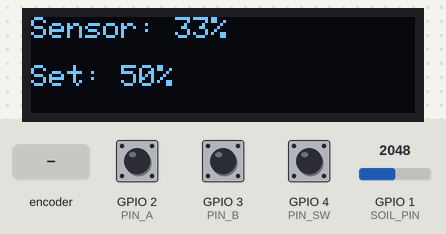
A sketch run on a simulated ESP32. On the bench: 128×32 one-colour display. The inputs (shaded band) are chosen by the test bench; at power-on: GPIO 4 (PIN_SW) HIGH, GPIO 1 (SOIL_PIN) = 2048, GPIO 2 (PIN_A) HIGH, GPIO 3 (PIN_B) HIGH (analog values on the 0–4095 scale). EEPROM starts erased.

Above: at 1.2 s.
1.3 s: GPIO 4 (PIN_SW) pulled LOW for 0.15 s
At 1.77 s:
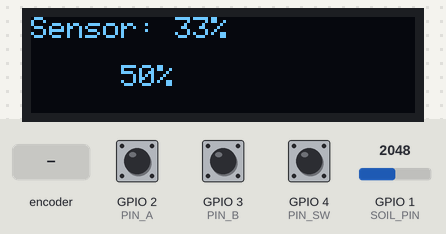
2.0 s: GPIO 1 (SOIL_PIN) set to 2866
At 3.14 s:
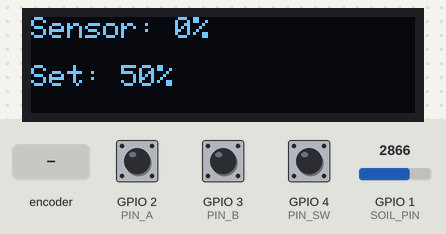
5.0 s: rotary encoder on GPIO 2 (PIN_A) / GPIO 3 (PIN_B) turned 3 steps (first pin leading)
At 5.48 s:
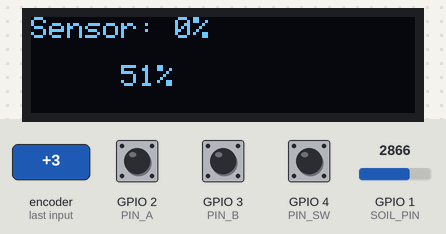
7.1 s: GPIO 1 (SOIL_PIN) set to 2047
At 7.19 s:
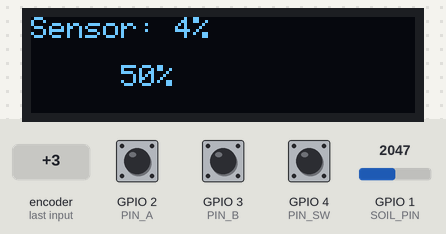
8.6 s: rotary encoder on GPIO 2 (PIN_A) / GPIO 3 (PIN_B) turned 1 step (first pin leading)
At 8.67 s:
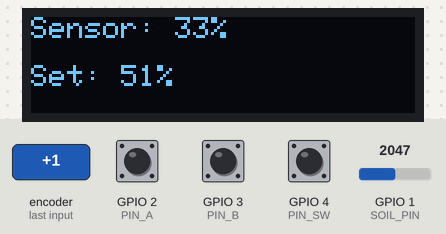
10.3 s: GPIO 1 (SOIL_PIN) set to 1228
At 10.89 s:
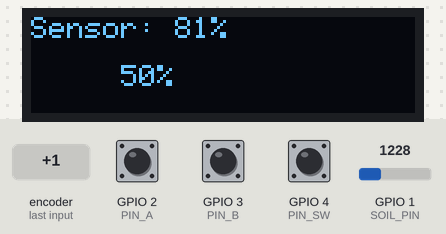
Timing chart, 0 to 12.8 s (numbered marks = the images above; inputs shaded):
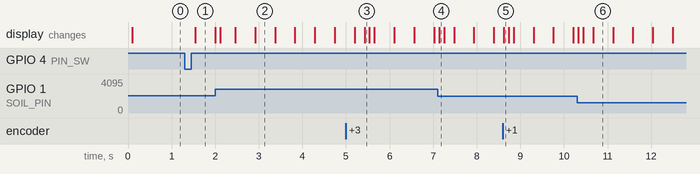

Measured:
- after the input at 1.3 s, the display: changes after 0.25 s (image 1)
- after the input at 2.0 s, the display: first differs from a run without the input after 0.12 s (image 2)
- after the input at 5.0 s, the display: first differs from a run without the input after 0.43 s (image 3)
- after the input at 7.1 s, the display: changes at once (image 4)
- after the input at 8.6 s, the display: changes at once (image 5)
- after the input at 10.3 s, the display: first changes at once (image 6 shows a later state)
- what the display in image 2 shows lasts 0.5 s, from 2.9 s to 3.4 s

The sketch:

SLEEP_Sensor_Oled.ino
```cpp
#include <Wire.h>
#include <Adafruit_GFX.h>
#include <Adafruit_SSD1306.h>
#include <Preferences.h>
#include "esp_sleep.h"

#define SCREEN_WIDTH 128
#define SCREEN_HEIGHT 32

Adafruit_SSD1306 display(SCREEN_WIDTH, SCREEN_HEIGHT, &Wire, -1);
Preferences prefs;

// ENCODER
#define PIN_A 2
#define PIN_B 3
#define PIN_SW 4

// SENSOR
#define SOIL_PIN 1

int lastStateA;
int humSet;

bool editMode = false;
bool blinkState = true;

unsigned long lastBlink = 0;
unsigned long lastActivity = 0;

// ----------- ODCZYT -----------

int readHumidity() {
  long sum = 0;

  for (int i = 0; i < 10; i++) {
    sum += analogRead(SOIL_PIN);
    delay(5);
  }

  int raw = sum / 10;

  int humidity = map(raw, 2620, 920, 0, 100);
  return constrain(humidity, 0, 100);
}

// ----------- OLED -----------

void drawScreen(int humidity) {
  display.clearDisplay();

  display.setTextSize(1);
  display.setTextColor(SSD1306_WHITE);

  if (editMode) {
    if (millis() - lastBlink > 400) {
      blinkState = !blinkState;
      lastBlink = millis();
    }
  } else {
    blinkState = true;
  }

  display.setCursor(0, 0);
  display.print("Sensor: ");
  display.print(humidity);
  display.print("%");

  display.setCursor(0, 16);

  if (blinkState) display.print("Set: ");
  else display.print("     ");

  display.print(humSet);
  display.print("%");

  display.display();
}

// ----------- SLEEP -----------

void goToSleep() {
  prefs.putInt("humSet", humSet);

  esp_sleep_enable_timer_wakeup(60 * 1000000); // 1 minuta

  esp_sleep_enable_ext1_wakeup(
    1ULL << PIN_SW,
    ESP_EXT1_WAKEUP_ANY_LOW
  );

  esp_deep_sleep_start();
}

// ----------- SETUP -----------

void setup() {
  Serial.begin(115200);

  pinMode(PIN_A, INPUT_PULLUP);
  pinMode(PIN_B, INPUT_PULLUP);
  pinMode(PIN_SW, INPUT_PULLUP);

  analogReadResolution(12);

  prefs.begin("settings", false);
  humSet = prefs.getInt("humSet", 50);

  esp_sleep_wakeup_cause_t wakeup = esp_sleep_get_wakeup_cause();

  // Jeśli wybudzony timerem → tylko pomiar
  if (wakeup == ESP_SLEEP_WAKEUP_TIMER) {
    int humidity = readHumidity();

    Serial.print("Pomiar: ");
    Serial.println(humidity);

    delay(100);
    goToSleep();
  }

  // NORMALNY TRYB (po kliknięciu)
  Wire.begin(6, 7);

  if (!display.begin(SSD1306_SWITCHCAPVCC, 0x3C)) {
    while (true);
  }

  lastStateA = digitalRead(PIN_A);
  lastActivity = millis();
}

// ----------- LOOP -----------

void loop() {
  int humidity = readHumidity();

  int currentStateA = digitalRead(PIN_A);

  // ENCODER
  if (currentStateA != lastStateA) {
    lastActivity = millis();

    if (editMode) {
      if (digitalRead(PIN_B) != currentStateA) humSet++;
      else humSet--;

      humSet = constrain(humSet, 0, 100);
    }
  }

  lastStateA = currentStateA;

  // PRZYCISK
  if (digitalRead(PIN_SW) == LOW) {
    delay(200);
    editMode = !editMode;
    lastActivity = millis();
  }

  drawScreen(humidity);

  // AUTO SLEEP po 10s
  if (millis() - lastActivity > 10000) {
    goToSleep();
  }

  delay(50);
}
```
